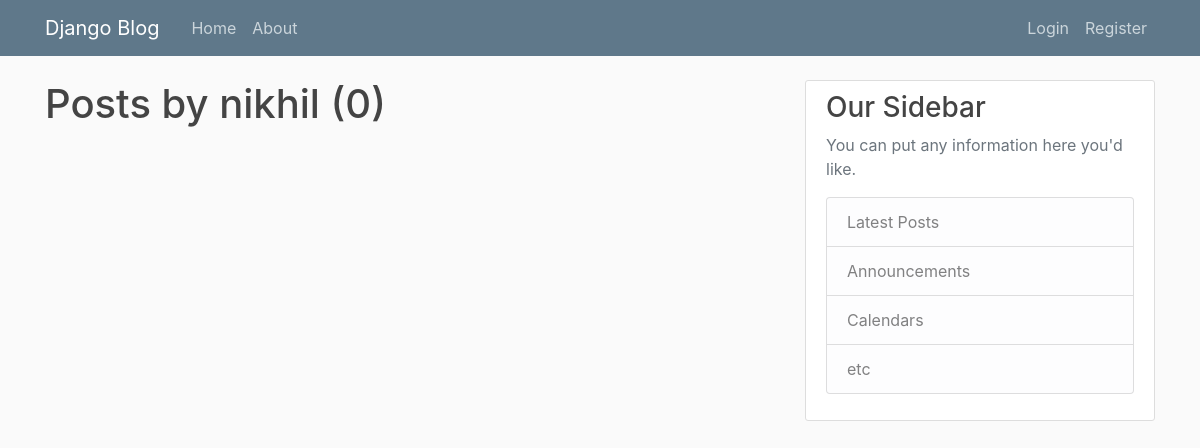
Before: /post/nikhil/ with the older database file.
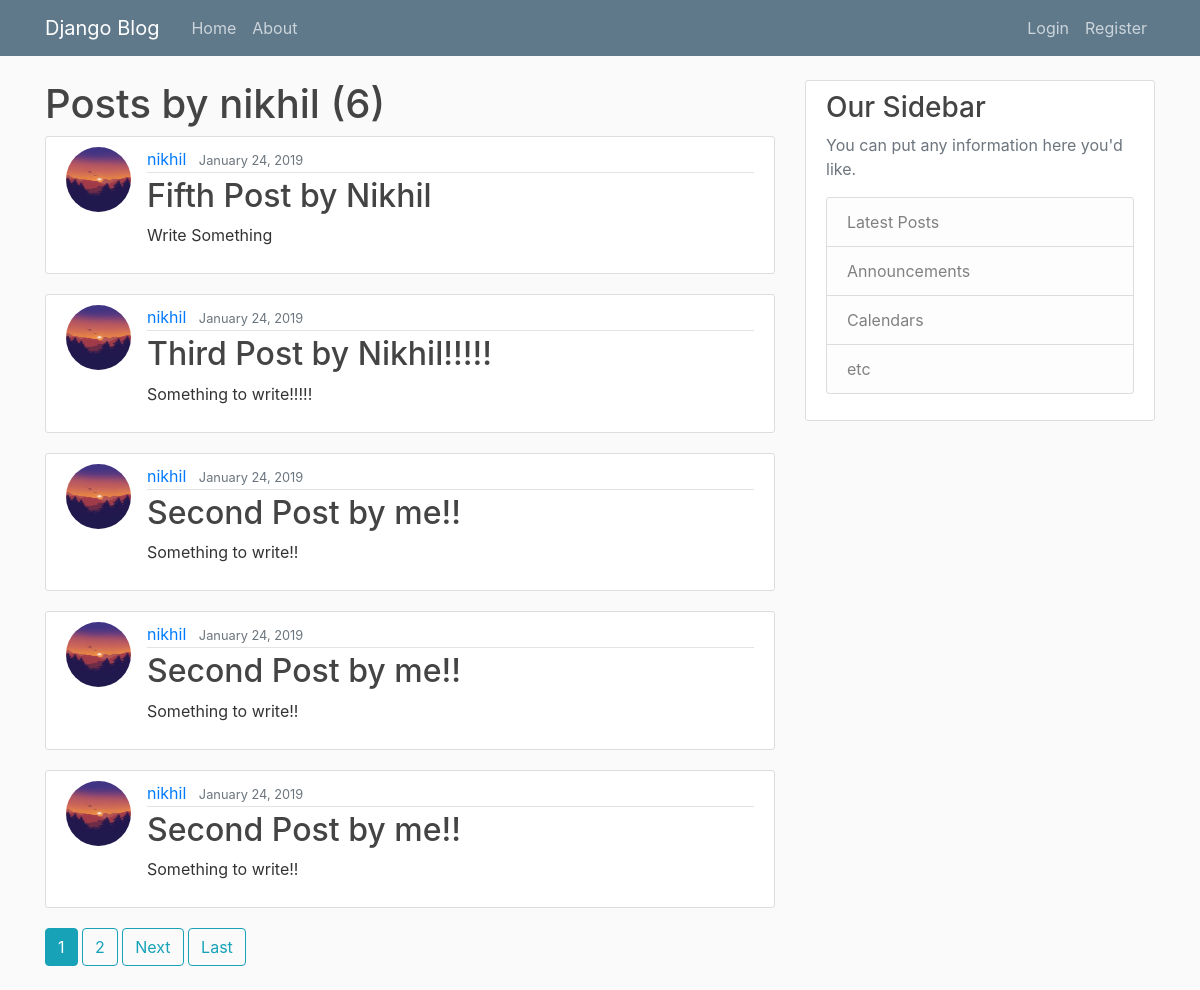
After: the same page with the newer database file.
### blog/models.py (models this page shows, shortened)
class Post(models.Model):
	title = models.CharField(max_length=100)
	content = models.TextField()
	date_posted = models.DateTimeField(default=timezone.now)
	send_via = models.IntegerField(choices=send_choices, default=1)
	author = models.ForeignKey(User, on_delete=models.CASCADE)

### users/models.py (models this page shows, shortened)
class Profile(models.Model):
	user = models.OneToOneField(User, on_delete=models.CASCADE)
	image = models.ImageField(default='default.jpg', upload_to='profile_pics')

### blog/views.py (the view)
# urls.py: path('post/<str:username>/', UserPostListView.as_view(), name='user-posts'),
class UserPostListView(ListView):
	model = Post
	template_name = 'blog/user_posts.html'
	paginate_by = 5
	context_object_name = 'posts'
	def get_queryset(self):
		user = get_object_or_404(User, username=self.kwargs.get('username'))
		return Post.objects.filter(author=user).order_by('-date_posted')

### blog/templates/blog/user_posts.html (shortened to what this page needs)
{% extends "blog/base.html" %}
{% block content %}
	<h1>Posts by {{ view.kwargs.username }} ({{ page_obj.paginator.count }})</h1>
	{% for post in posts %}
		<article class="media content-section">
		<img class="rounded-circle article-img" src="{{ post.author.profile.image.url }}">
		  <div class="media-body">
		    <div class="article-metadata">
		      <a class="mr-2" href="{% url 'user-posts' post.author.username %}">{{ post.author }}</a>
		      <small class="text-muted">{{ post.date_posted|date:"F d, Y" }}</small>
		    </div>
		    <h2><a class="article-title" href="{% url 'post-detail' post.id %}">{{ post.title }}</a></h2>
		    <p class="article-content">{{ post.content }}</p>
		  </div>
		</article>
	{% endfor %}
	{% if is_paginated %}
		{% for num in page_obj.paginator.page_range %}
			{% if page_obj.number == num %}
				<a class="btn btn-info mb-4" href="?page={{num}}">{{ num }}</a>
			{% elif num > page_obj.number|add:'-3' and num < page_obj.number|add:'3' %}
				<a class="btn btn-outline-info mb-4" href="?page={{ num }}">{{ num }}</a>
			{% endif %}
		{% endfor %}
		{% if page_obj.has_next %}
			<a class="btn btn-outline-info mb-4" href="?page={{ page_obj.next_page_number }}">Next</a>
			<a class="btn btn-outline-info mb-4" href="?page={{ page_obj.paginator.num_pages }}">Last</a>
		{% endif %}
	{% endif %}
{% endblock content %}

### blog/templates/blog/base.html (shortened to what this page needs)
{% load static %}
<!DOCTYPE html>
<html>
<head>
    <link rel="stylesheet" href="https://stackpath.bootstrapcdn.com/bootstrap/4.1.3/css/bootstrap.min.css">
    <link rel="stylesheet" type="text/css" href="{% static 'blog/main.css' %}">
</head>
<body>
	<header class="site-header">
	  <nav class="navbar navbar-expand-md navbar-dark bg-steel fixed-top">
	    <div class="container">
	      <a class="navbar-brand mr-4" href="{% url 'blog-home' %}">Django Blog</a>
	      <div class="collapse navbar-collapse" id="navbarToggle">
	        <div class="navbar-nav mr-auto">
	          <a class="nav-item nav-link" href="{% url 'blog-home' %}">Home</a>
	          <a class="nav-item nav-link" href="{% url 'blog-about' %}">About</a>
	        </div>
	        <div class="navbar-nav">
	        	{% if user.is_authenticated %}
	        		<a class="nav-item nav-link" href="{% url 'post-create' %}">New Post</a>
	        		<a class="nav-item nav-link" href="{% url 'profile' %}">Profile</a>
	        		<a class="nav-item nav-link" href="{% url 'logout' %}">Logout</a>
	        	{% else %}
		          	<a class="nav-item nav-link" href="{% url 'login' %}">Login</a>
		          	<a class="nav-item nav-link" href="{% url 'register' %}">Register</a>
		        {% endif %}
	        </div>
	      </div>
	    </div>
	  </nav>
	</header>
	<main role="main" class="container">
	  <div class="row">
	    <div class="col-md-8">
	      {% block content %}{% endblock %}
	    </div>
	    <div class="col-md-4">
	      <div class="content-section">
	        <h3>Our Sidebar</h3>
	        <p class='text-muted'>You can put any information here you'd like.
	          <ul class="list-group">
	            <li class="list-group-item list-group-item-light">Latest Posts</li>
	            <li class="list-group-item list-group-item-light">Announcements</li>
	            <li class="list-group-item list-group-item-light">Calendars</li>
	            <li class="list-group-item list-group-item-light">etc</li>
	          </ul>
	        </p>
	      </div>
	    </div>
	  </div>
	</main>
</body>
</html>

### blog/static/blog/main.css (style rules this page uses)
body { background: #fafafa; color: #333333; margin-top: 5rem; }
h1, h2, h3, h4, h5, h6 { color: #444444; }
ul { margin: 0; }
.bg-steel { background-color: #5f788a; }
.site-header .navbar-nav .nav-link { color: #cbd5db; }
.content-section { background: #ffffff; padding: 10px 20px; border: 1px solid #dddddd; border-radius: 3px; margin-bottom: 20px; }
.article-title { color: #444444; }
.article-content { white-space: pre-line; }
.article-img { height: 65px; width: 65px; margin-right: 16px; }
.article-metadata { padding-bottom: 1px; margin-bottom: 4px; border-bottom: 1px solid #e3e3e3 }

Changed rows visible on the page:
added Post: author.profile.image (placeholder picture), author "nikhil", date_posted "January 24, 2019", title "Fifth Post by Nikhil", content "Write Something"
added Post: author.profile.image (placeholder picture), author "nikhil", date_posted "January 24, 2019", title "Third Post by Nikhil!!!!!", content "Something to write!!!!!"
added Post: author.profile.image (placeholder picture), author "nikhil", date_posted "January 24, 2019", title "Second Post by me!!", content "Something to write!!"
added Post: author.profile.image (placeholder picture), author "nikhil", date_posted "January 24, 2019", title "Second Post by me!!", content "Something to write!!"
added Post: author.profile.image (placeholder picture), author "nikhil", date_posted "January 24, 2019", title "Second Post by me!!", content "Something to write!!"
Other visible differences:
{{ page_obj.paginator.count }}: "0" → "6"
new list line: "1"
new list line: "2"
text now shown: "Next Last"
